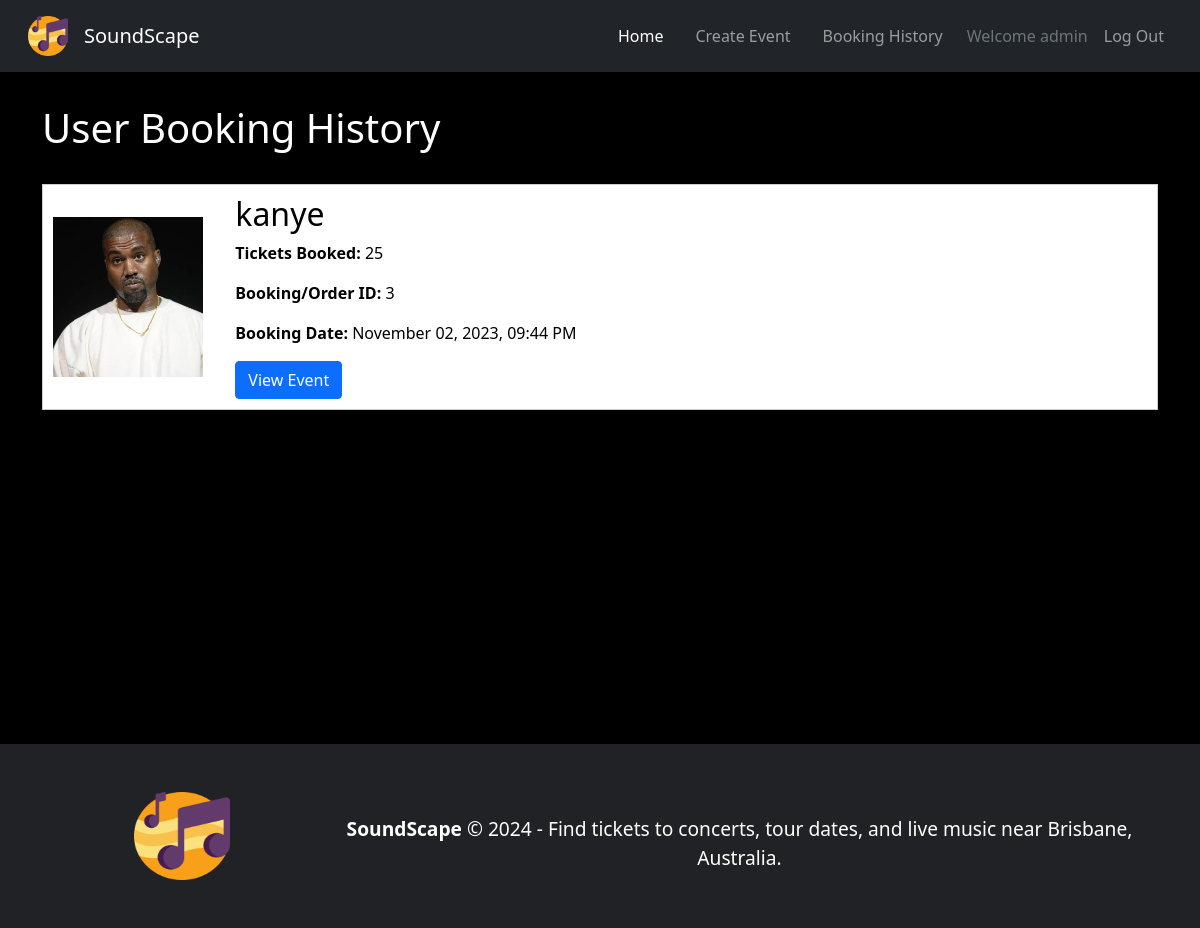
The page /events/booking-history (signed in) on the database its author committed.
### soundscape/models.py (models this page shows, shortened)
class User(db.Model, UserMixin):
    __tablename__ = 'users'
    id = db.Column(db.Integer, primary_key=True)
    username = db.Column(db.String(100))
    email = db.Column(db.String(100))
    pass_hash = db.Column(db.String(255))

class Booking(db.Model):
    __tablename__ = 'bookings'
    id = db.Column(db.Integer, primary_key=True)
    user_id = db.Column(db.Integer, db.ForeignKey('users.id'))
    user = db.relationship('User', backref='bookings', lazy=True)
    event_id = db.Column(db.Integer, db.ForeignKey('events.id'))
    event = db.relationship('Event', backref='bookings', lazy=True)
    type = db.Column(db.String(20))
    quantity = db.Column(db.Integer)
    booking_date = db.Column(db.DateTime, default=datetime.now())

class Event(db.Model):
    __tablename__ = 'events'
    id = db.Column(db.Integer, primary_key=True)
    title = db.Column(db.String(50))
    description = db.Column(db.String(400))
    image = db.Column(db.String(400))
    venue = db.Column(db.String(100))
    date = db.Column(db.Date, default=datetime.now())
    status = db.Column(db.String(50))
    price = db.Column(db.Float)
    genre = db.Column(db.String(100))
    start_time = db.Column(db.Time)
    end_time = db.Column(db.Time)
    tickets_available = db.Column(db.Integer)
    user_id = db.Column(db.Integer, db.ForeignKey('users.id'))
    user = db.relationship('User', backref='events', lazy=True)

### soundscape/events.py (the view)
@destbp.route('/booking-history')
@login_required
def booking_history():
    bookings = Booking.query.filter_by(user_id=current_user.id).all()
    return render_template('booking_history.html', bookings=bookings)

### soundscape/templates/booking_history.html (shortened to what this page needs)
{% extends 'base.html' %}
{% block content %}
<main>
  <div class="container booking-history">
      <h1>User Booking History</h1>
      {% if not bookings %}
        <h1><strong>You have no bookings!</strong></h1>
      {% else %}
      <div class="booking-history">
          {% for booking in bookings %}
          <div class="event-entry">
              <img src="{{ booking.event.image }}" alt="Event Image" class="event-image">
              <div class="booking-info">
                  <h2>{{ booking.event.title }}</h2>
                  <p><strong>Tickets Booked:</strong> {{ booking.quantity }}</p>
                  <p><strong>Booking/Order ID:</strong> {{ booking.id }}</p>
                  <p><strong>Booking Date:</strong> {{ booking.booking_date.strftime('%B %d, %Y, %I:%M %p') }}</p>
                  <a href="{{ url_for('event.show', id=booking.event.id) }}" class="btn btn-primary">View Event</a>
              </div>
          </div>
          {% endfor %}
      </div>
      {% endif %}
  </div>
</main>
{% endblock %}

### soundscape/templates/base.html (shortened to what this page needs)
<!DOCTYPE html>
<html lang="en">
<head>
  <link href="https://cdn.jsdelivr.net/npm/bootstrap@5.1.3/dist/css/bootstrap.min.css" rel="stylesheet">
  <link rel="stylesheet" href="{{ url_for('static', filename='css/styles.css') }}">
</head>
<body class="index-bg">
  <nav class="navbar navbar-expand-lg navbar-dark bg-dark p-3">
    <div class="container-fluid">
      <img class="nav-logo" src="{{ url_for('static', filename='img/music-notes.png') }}">
      <a class="navbar-brand" href="/">SoundScape</a>
      <div class="collapse navbar-collapse" id="navbarNavDropdown">
        <ul class="navbar-nav ms-auto">
          <li class="nav-item">
            <a class="nav-link mx-2 active" href="{{ url_for('main.index') }}">Home</a>
          </li>
          <li class="nav-item">
            <a class="nav-link mx-2" href="{{ url_for('event.create') }}">Create Event</a>
          </li>
          <li class="nav-item">
            <a class="nav-link mx-2" href="{{ url_for('event.booking_history') }}">Booking History</a>
          </li>
          {% if current_user.is_authenticated %}
          <li class="nav-item">
            <a class="nav-item nav-link disabled text-muted" href="/">Welcome <span>{{current_user.username}}</span></a>
          </li>
          <li class="nav-item">
            <a class="nav-item nav-link" href="{{ url_for('auth.logout') }}">Log Out</a>
          </li>
          {% endif %}
        </ul>
      </div>
    </div>
  </nav>
  {% block content %}
  {% endblock %}
  <footer class="text-center text-lg-start text-white">
    <div class="container p-4">
        <section>
            <div class="row align-items-center">
                <div class="col-12 col-md-3 col-lg-3 col-xl-3 mb-4 text-center">
                    <img class="footer-logo" src="{{ url_for('static', filename='img/music-notes.png') }}">
                </div>
                <div class="col-12 col-md-9 col-lg-9 col-xl-9 mt-3 text-center">
                    <p class="footer-text mb-0 font-weight-bold"><span style="font-weight: bold;">SoundScape</span> &copy; {{ year }} - Find tickets to concerts, tour dates, and live music near Brisbane, Australia.
                    </p>
                </div>
            </div>
        </section>
    </div>
</footer>
</body>
</html>

### soundscape/static/css/styles.css (style rules this page uses)
html, body { background-image: url('static/img/crowd.jpg'); background-size: cover; background-repeat: no-repeat; background-attachment: fixed; height: 100%; width: 100%; margin: 0; background-color: #000000; }
footer { background-color: #202225; position: relative; }
span { font-weight: 500; }
.nav-logo { width: 3.5rem; padding-right: 1rem; }
.footer-logo { width: 6rem; height: 7rem; padding-top: 1.5rem; }
.footer-text { font-size: 1.2rem; }
.index-bg { color: #fff; background-image: url('https://images.unsplash.com/photo-1573152958734-1922c188fba3?ixlib=rb-4.0.3&ixid=M3wxMjA3fDB8MHxzZWFyY2h8NHx8Y29uY2VydCUyMGNyb3dkfGVufDB8fDB8fHww&w=1000&q=80'); height: auto; background-position: center; background-repeat: no-repeat; background-size: cover; position: relative; }
.index-bg::before { content: ""; position: absolute; top: 0; left: 0; height: 100%; width: 100%; margin: 0; background-color: rgba(0, 0, 0, 0.5); pointer-events: none; z-index: -1; }
.navbar-brand { font-weight: 500; }
.booking-history { margin-top: 2rem; min-height: 70vh; }
.event-entry { color: #000; border: 1px solid #ccc; background-color: #fff; padding: 10px; margin-bottom: 20px; display: flex; align-items: center; }
.event-image { max-width: 10rem; max-height: 10rem; margin-right: 2rem; }
.booking-info { flex-grow: 1; }

### rows shown on the page
User: username "admin"
Booking: event.image (picture), event "kanye", quantity "25", id "3", booking_date "November 02, 2023, 09:44 PM"
